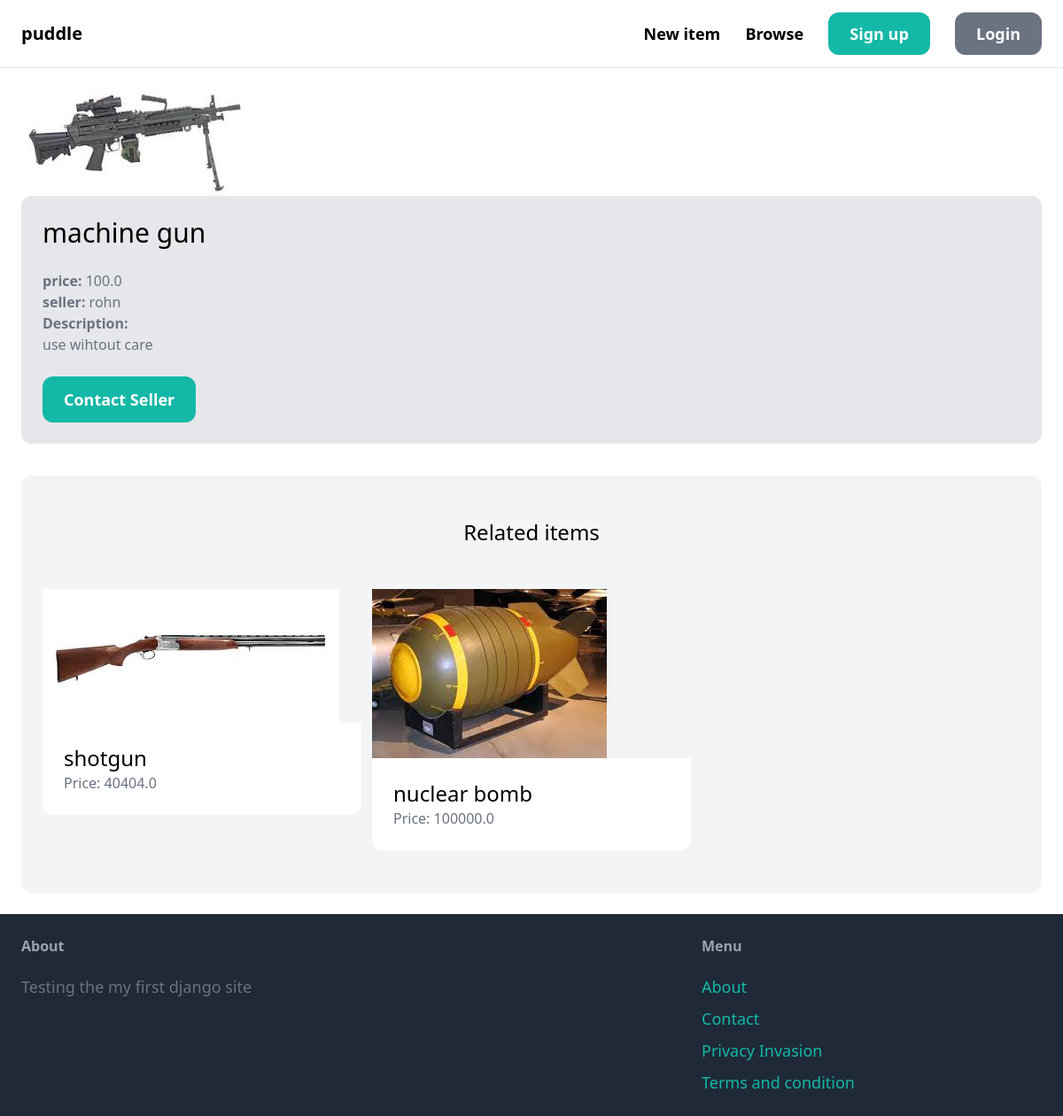
/item/2/, run on the app's committed database.
### item/models.py (models this page shows, shortened)
class Item(models.Model):
    category = models.ForeignKey(category,related_name='items',on_delete=models.CASCADE)
    name = models.CharField(max_length= 255)
    image = models.ImageField(upload_to='item_image',null=True,blank=True)
    description = models.TextField(null=True,blank=True)
    price = models.FloatField()
    is_sold = models.BooleanField(default=False)
    created_by = models.ForeignKey(User,related_name='items',on_delete=models.CASCADE)
    created_at = models.DateTimeField(auto_now_add=True)

### item/views.py (the view)
# urls.py: path('<int:pk>/', views.detail, name='detail'),
def detail(request, pk):
    item = get_object_or_404(Item,pk=pk)
    related_item = Item.objects.filter(category = item.category ,is_sold = False).exclude(pk=pk)[0:3]
    return render(request, 'item/detail.html',{'item':item ,'related_item' :related_item})

### item/templates/item/detail.html (shortened to what this page needs)
{% extends 'core/base.html'%}
{% block content%}
 <div class="grid grid-cols-5 gap-6">
    <div class="col-span-3">
        <img src="{{ item.image.url}}" class = "rounded-xl">
    </div>
 </div>
 <div class="col-span-2 p-6 bg-gray-200 rounded-xl">
    <h1 class="mb-6 text-3xl">{{ item.name }}</h1>
    <p class="text-gray-500"><strong>price: </strong>{{item.price}}</p>
    <p class="text-gray-500"><strong>seller: </strong>{{item.created_by}}</p>
    {% if item.description %}
        <p class="text-gray-500">
            <strong class="text-gray-500">Description: </strong><br>
            {{item.description}}</p>
    {% endif %}
    {% if request.user == item.created_by%}
        <div class="mt-6 p-6 bg-white rounded-xl">
            <p>This is your item</p>
            <a href="{% url 'item:edit' item.id%}" class = "inline-block mt-6 px-6 py-3 text-lg font-semibold bg-teal-500 text-white rounded-xl">Edit</a>
            <a href="{% url 'item:delete' item.id%}" class = "inline-block mt-6 px-6 py-3 text-lg font-semibold bg-red-500 text-white rounded-xl">Delete</a>
        </div>
    {%else%}
        <a href="{% url 'conversation:new' item.id%}" class="inline-block mt-6 px-6 py-3 text-lg font-semibold bg-teal-500 text-white rounded-xl hover:bg-teal-500">Contact Seller</a>
    {%endif%}
</div>
<div class="mt-9 px-6 py-12 bg-gray-100 rounded-xl">
    <h2 class="mb-12 text-2xl text-center">Related items</h2>
    <div class="grid grid-cols-3 gap-3">
        {% for item in related_item %}
            <div>
                <a href="{% url 'item:detail' item.id %}">
                    <div>
                        <img src="{{ item.image.url}}" class="rouded-xl">
                    </div>
                    <div class="p-6 bg-white rounded-b-xl">
                        <h2 class="text-2xl">{{item.name}}</h2>
                        <p class="text-gray-500">Price: {{ item.price}}</p>
                    </div>
                </a>
            </div>
        {% endfor %}
    </div>
</div>
{% endblock %}

### data on the page
Item: image (picture), name "machine gun", price "100.0", created_by "rohn", description "use wihtout care"
Item: image (picture), name "shotgun", price "40404.0"
Item: image (picture), name "nuclear bomb", price "100000.0"
